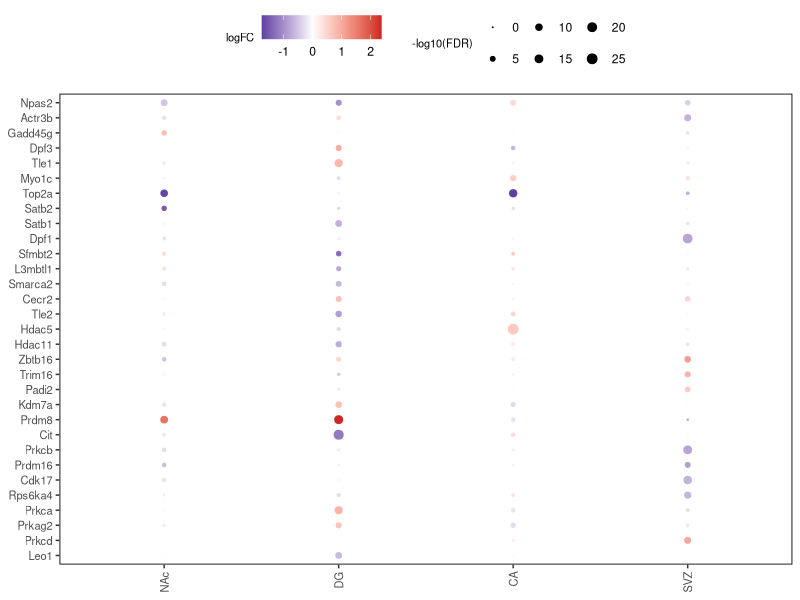

Generate this figure with R:
library(ggplot2)
list<-read.csv("Fig2g_DEG_EpiGene_inf.txt",sep="\t",header = F)
l<-as.character(list$V1)
f<-read.table("Fig2g_DEG_EpiGene_FC_and_FDR.txt",header = T)
mid<-0
ggplot(f,aes(x=Region, y=Gene, size = -log10(FDR), col =logFC ))+ 
  geom_point(alpha=1) +
  scale_color_gradient2(midpoint=mid, low="navy", mid="white", high="firebrick3" ) + 
  scale_size(range = c(0.01, 3))+
  scale_x_discrete(limits=c("NAc","DG","CA","SVZ"))+
  scale_y_discrete(limits=l[31:1])+
  theme(axis.text.x = element_text(angle = 90, hjust = 1, size=8,vjust = 0.5), 
        axis.text.y = element_text(size=8),
        axis.title.x = element_blank(),
        axis.title.y = element_blank(),
        panel.border = element_rect( colour = "black", fill = NA, size=0.6),
        strip.text.x = element_text(size=6),
        legend.title = element_text(size = 8),
        legend.position="top",
        panel.grid.minor = element_blank(), panel.background = element_blank())